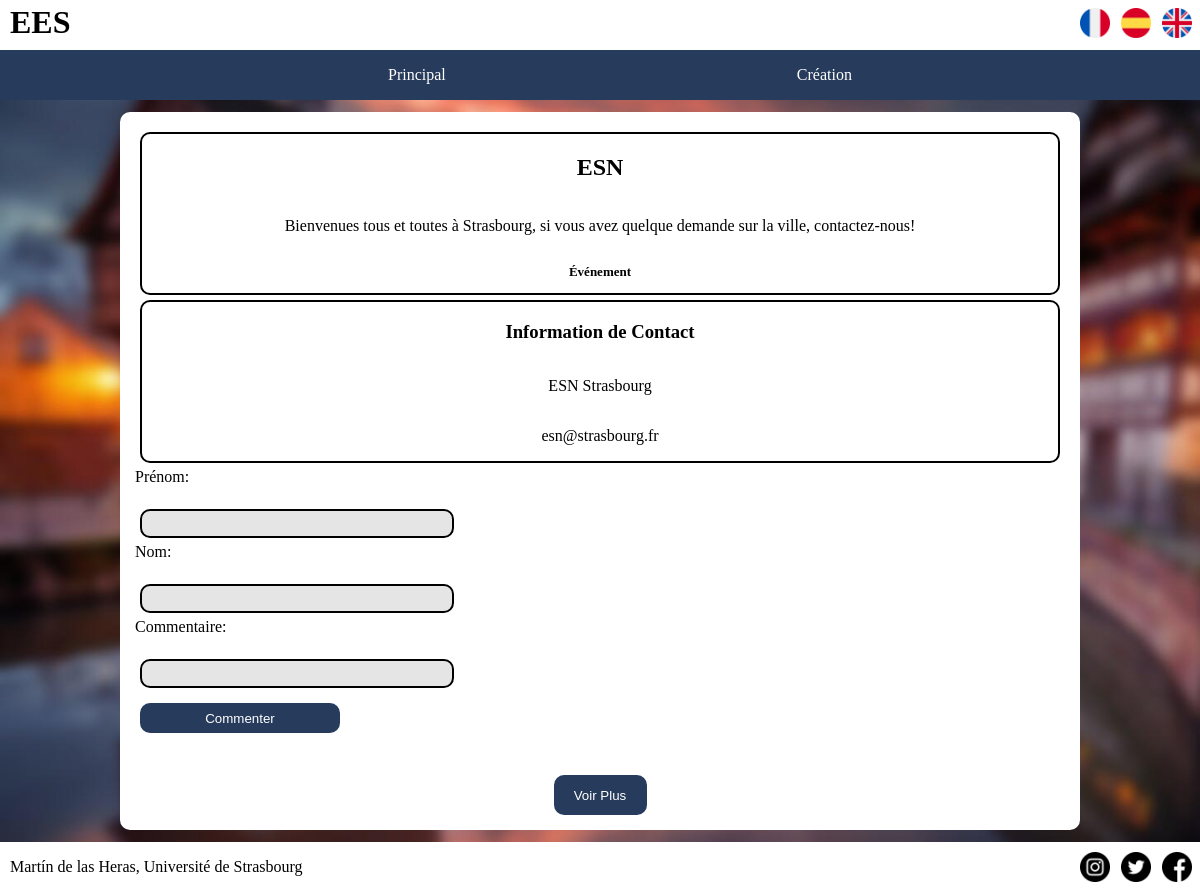
The page /assets/php/information.php?id=2 on the database its author committed.
### tables this page shows
CREATE TABLE annonces (
                id INTEGER PRIMARY KEY AUTOINCREMENT,
                titre VARCHAR(32) NOT NULL,
                type VARCHAR(16) NOT NULL,
                description TEXT NOT NULL,
                first_name VARCHAR(32) NOT NULL,
                last_name VARCHAR(32) NOT NULL,
                mail VARCHAR(64) NOT NULL
            );

### langages/fr.php (called while the page is built)
<?php
$lang = array(
    'principal' => 'Principal',
    'creation' => 'Création',
    'universite' => 'Université de Strasbourg',
    'titre' => 'Étudiants Étrangers de Strasbourg',
    'labelRechercher' => 'Rechercher par titre:',
    'etudes' => 'Études',
    'evenement' => 'Événement',
    'logement' => 'Logement',
    'commencer' => 'Commencer',
    'voirPlus' => 'Voir Plus',
    'titreCreer' => 'Création de l\'annonce',
    'informationCreer' => 'Information de l\'annonce',
    'labelTitre' => 'Titre:',
    'descriptionCreer' => 'Description:',
    'informationContactCreer' => 'Information de Contact',
    'prenom' => 'Prénom:',
    'nom' => 'Nom:',
    'mail' => 'Mail:',
    'creer' => 'Créer',
    'resultatsRecherche' => 'Résultats du Recherche',
    'commentaire' => 'Commentaire:',
    'commenter' => 'Commenter'
);
?>

### assets/php/information.php (the view, shortened to what this page needs)
<!DOCTYPE html>
<html lang="en">
<head>
</head>
<body>
<?php include '../../templates/navbar.php'; ?>
<section>
    <?php
    $id = htmlspecialchars($_GET['id']);
    $pdo = new PDO('sqlite:../../database.db');
    $pdo->setAttribute(PDO::ATTR_DEFAULT_FETCH_MODE, PDO::FETCH_ASSOC);
    $pdo->setAttribute(PDO::ATTR_ERRMODE, PDO::ERRMODE_EXCEPTION);
    $statement = $pdo->prepare(
        "SELECT * FROM annonces WHERE id = ?"
    );
    $statement->execute(array($id));
    $annonces = $statement->fetchAll();
    foreach ($annonces as $annonce) :
        ?>
        <li class="annonce information">
            <h2><?= $annonce['titre']; ?></h2>
            <p><?= $annonce['description']; ?>
            <p class="type">
                <?php if ($annonce['type'] == 'etudes') :?>
                    <?php echo $lang['etudes'] ?>
                <?php elseif ($annonce['type'] == 'evenement') :?>
                    <?php echo $lang['evenement'] ?>
                <?php else :?>
                    <?php echo $lang['logement'] ?>
                <?php endif; ?>
            </p>
        </li>
        <li class="annonce information">
            <h3><?php echo $lang['informationContactCreer'] ?></h3>
            <p><?= $annonce['first_name']; ?> <?= $annonce['last_name']; ?>
            <p><?= $annonce['mail']; ?>
        </li>
    <?php endforeach; ?>
    <form id="commenter_form" method="post">
        <label for="firstName"><?php echo $lang['prenom'] ?></label><br/>
        <input id="firstName" type="text" name="firstName" required aria-required="true" aria-labelledby="firstName"/>
        <label for="lastName"><?php echo $lang['nom'] ?></label><br/>
        <input id="lastName" type="text" name="lastName" required aria-required="true" aria-labelledby="lastName"/>
        <label for="commentaire"><?php echo $lang['commentaire'] ?></label><br/>
        <input id="commentaire"type="text" name="commentaire" required aria-required="true" aria-labelledby="commentaire"/>
        <button type="submit"><?php echo $lang['commenter'] ?></button>
    </form>
    <button id="voirPlus" ><?php echo $lang['voirPlus'] ?></button>
</section>
<?php include '../../templates/footer.php'; ?>
</body>
</html>

### assets/css/style.css (style rules this page uses)
body { margin: 0; background: url("../img/strasbourg.jpg") no-repeat; background-size: cover; }
section { margin: 1% 10%; background-color: white; padding: 15px; border-radius: 10px; }
form { display: flex; flex-direction: column; }
input { border: 2px solid; padding: 5px; margin: 5px; width: 300px; border-radius: 10px; background-color: rgba(0, 0, 0, 0.1); }
button { max-width: 200px; height: 30px; border: 0px; background-color: #273b5c; color: white; margin-left: 5px; margin-top: 10px; border-radius: 10px; }
#voirPlus { margin-left: 45%; width: 10%; height: 40px; }
section li { border: 2px solid black; border-radius: 10px; margin: 5px; text-align: center; }
.annonce { display: flex; flex-direction: column; width: 45%; }
.information { width: auto; }
.type { font-size: small; font-weight: bold; }

### rows shown on the page
annonces: titre "ESN", description "Bienvenues tous et toutes à Strasbourg, si vous avez quelque demande sur la ville, contactez-nous!", first_name "ESN", last_name "Strasbourg", mail "esn@strasbourg.fr"

### other values the page prints
$lang['principal'] "Principal"
$lang['creation'] "Création"
$lang['prenom'] "Prénom:"
$lang['nom'] "Nom:"
$lang['commentaire'] "Commentaire:"
$lang['commenter'] "Commenter"
$lang['voirPlus'] "Voir Plus"
$lang['universite'] "Université de Strasbourg"
